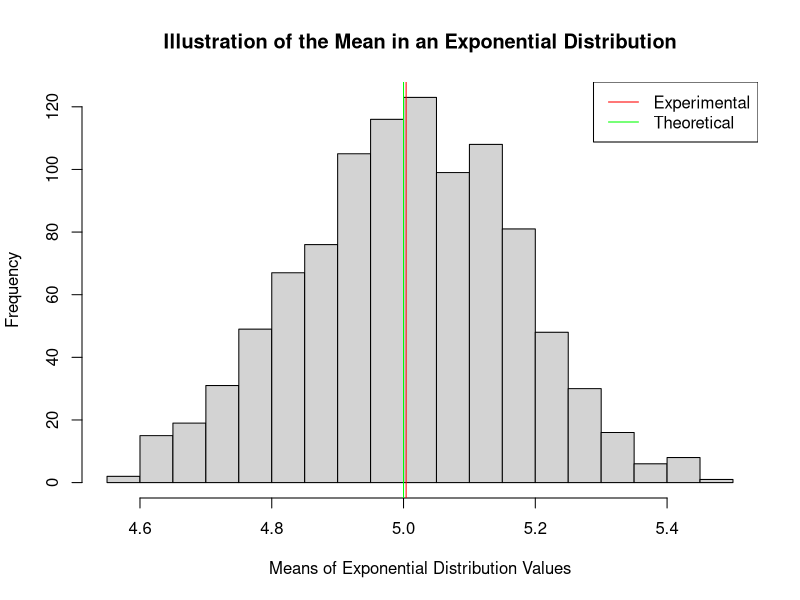
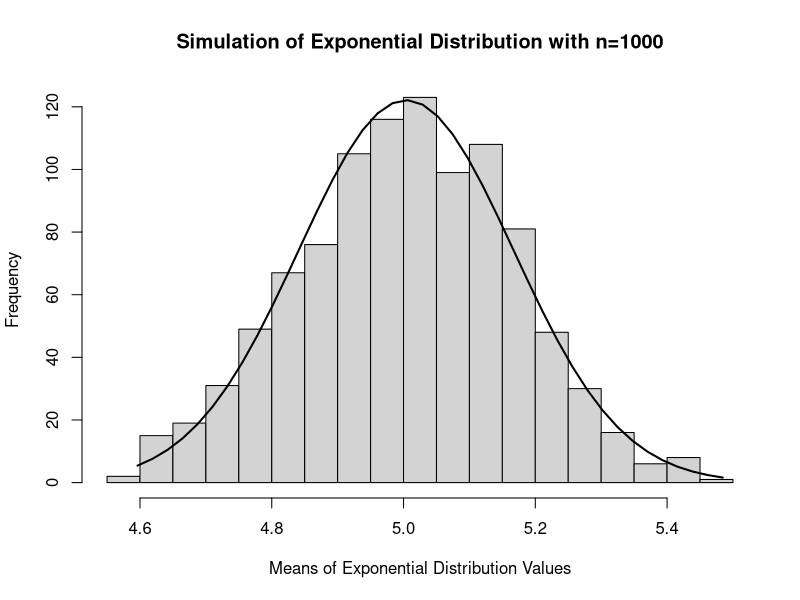

Recreate these plots in R, in order.
## ---- chunk 1
knitr::opts_chunk$set(echo = TRUE)
## ---- chunk 2
set.seed(1)
data <- c()     # create blank vector
n <- 1000       # population size
lambda <- 0.2   # assign lambda

for(i in seq_along(1:1000)){
    # calculate and store the mean of the values randomly generated 
    # over the exponential distribution 
    data <- rbind(data, mean(rexp(n, lambda)))
}
## ---- chunk 3
1/lambda
## ---- chunk 4
mean(data)
## ---- chunk 5
hist(data, breaks=20, main="Illustration of the Mean in an Exponential Distribution", 
          xlab="Means of Exponential Distribution Values", ylab="Frequency")
abline(v=mean(data), col="red")
abline(v=1/lambda, col="green")
legend("topright", legend=c("Experimental","Theoretical"), col=c("red", "green"), lty=1)
## ---- chunk 6
1/(lambda^2 *n)
## ---- chunk 7
var(data)
## ---- chunk 8
h <- hist(data, breaks=20, main="Simulation of Exponential Distribution with n=1000", 
          xlab="Means of Exponential Distribution Values", ylab="Frequency")
xfit <- seq(min(data), max(data), length = 40) 
yfit <- dnorm(xfit, mean = mean(data), sd = sd(data)) 
yfit <- yfit * diff(h$mids[1:2]) * length(data) 

lines(xfit, yfit, col = "black", lwd = 2)
